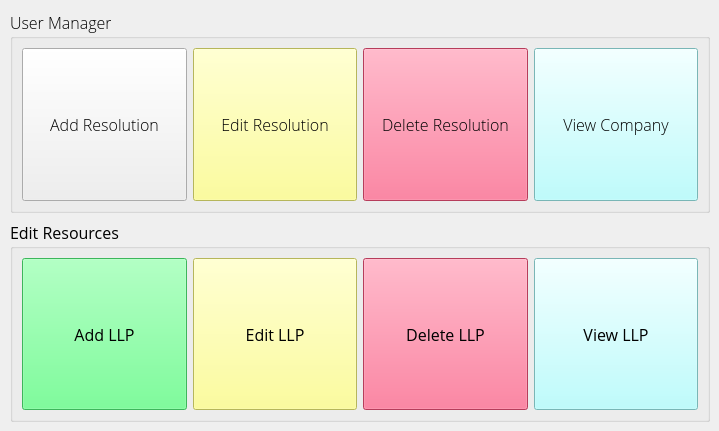
     <widget class="QWidget" name="AdminTools">
      <attribute name="title">
       <string>Admin Tools</string>
      </attribute>
      <widget class="QGroupBox" name="Resolutions">
       <property name="geometry">
        <rect>
         <x>10</x>
         <y>10</y>
         <width>700</width>
         <height>203</height>
        </rect>
       </property>
       <property name="font">
        <font>
         <family>Open Sans</family>
         <pointsize>12</pointsize>
         <weight>9</weight>
         <italic>false</italic>
         <bold>false</bold>
         <stylestrategy>PreferAntialias</stylestrategy>
        </font>
       </property>
       <property name="styleSheet">
        <string notr="true">font: 75 12pt &quot;Open Sans&quot;;</string>
       </property>
       <property name="title">
        <string>User Manager</string>
       </property>
       <layout class="QHBoxLayout" name="horizontalLayout_3">
        <item>
         <widget class="QPushButton" name="addResolutions">
          <property name="sizePolicy">
           <sizepolicy hsizetype="Expanding" vsizetype="Expanding">
            <horstretch>0</horstretch>
            <verstretch>0</verstretch>
           </sizepolicy>
          </property>
          <property name="font">
           <font>
            <family>Open Sans</family>
            <pointsize>12</pointsize>
            <weight>9</weight>
            <italic>false</italic>
            <bold>false</bold>
            <stylestrategy>PreferAntialias</stylestrategy>
           </font>
          </property>
          <property name="layoutDirection">
           <enum>Qt::LeftToRight</enum>
          </property>
          <property name="autoFillBackground">
           <bool>false</bool>
          </property>
          <property name="styleSheet">
           <string notr="true"/>
          </property>
          <property name="text">
           <string>Add Resolution</string>
          </property>
          <property name="iconSize">
           <size>
            <width>64</width>
            <height>64</height>
           </size>
          </property>
          <property name="shortcut">
           <string>Ctrl+=</string>
          </property>
          <property name="checkable">
           <bool>false</bool>
          </property>
         </widget>
        </item>
        <item>
         <widget class="QToolButton" name="editResolution">
          <property name="sizePolicy">
           <sizepolicy hsizetype="Expanding" vsizetype="Expanding">
            <horstretch>0</horstretch>
            <verstretch>0</verstretch>
           </sizepolicy>
          </property>
          <property name="font">
           <font>
            <family>Open Sans</family>
            <pointsize>12</pointsize>
            <weight>9</weight>
            <italic>false</italic>
            <bold>false</bold>
            <stylestrategy>PreferAntialias</stylestrategy>
           </font>
          </property>
          <property name="styleSheet">
           <string notr="true">background-color: rgb(255, 255, 127);
</string>
          </property>
          <property name="text">
           <string>Edit Resolution</string>
          </property>
          <property name="iconSize">
           <size>
            <width>64</width>
            <height>64</height>
           </size>
          </property>
          <property name="shortcut">
           <string>Ctrl+Backspace</string>
          </property>
          <property name="toolButtonStyle">
           <enum>Qt::ToolButtonTextUnderIcon</enum>
          </property>
         </widget>
        </item>
        <item>
         <widget class="QToolButton" name="deleteResolutions">
          <property name="sizePolicy">
           <sizepolicy hsizetype="Expanding" vsizetype="Expanding">
            <horstretch>0</horstretch>
            <verstretch>0</verstretch>
           </sizepolicy>
          </property>
          <property name="font">
           <font>
            <family>Open Sans</family>
            <pointsize>12</pointsize>
            <weight>9</weight>
            <italic>false</italic>
            <bold>false</bold>
            <stylestrategy>PreferAntialias</stylestrategy>
           </font>
          </property>
          <property name="styleSheet">
           <string notr="true">background-color: rgb(255, 85, 127);</string>
          </property>
          <property name="text">
           <string>Delete Resolution</string>
          </property>
          <property name="iconSize">
           <size>
            <width>64</width>
            <height>64</height>
           </size>
          </property>
          <property name="shortcut">
           <string>Ctrl+-</string>
          </property>
          <property name="toolButtonStyle">
           <enum>Qt::ToolButtonTextUnderIcon</enum>
          </property>
         </widget>
        </item>
        <item>
         <widget class="QToolButton" name="b_viewcompany_2">
          <property name="sizePolicy">
           <sizepolicy hsizetype="Expanding" vsizetype="Expanding">
            <horstretch>0</horstretch>
            <verstretch>0</verstretch>
           </sizepolicy>
          </property>
          <property name="font">
           <font>
            <family>Open Sans</family>
            <pointsize>12</pointsize>
            <weight>9</weight>
            <italic>false</italic>
            <bold>false</bold>
            <stylestrategy>PreferAntialias</stylestrategy>
           </font>
          </property>
          <property name="styleSheet">
           <string notr="true">background-color: rgb(170, 255, 255);</string>
          </property>
          <property name="text">
           <string>View Company</string>
          </property>
          <property name="iconSize">
           <size>
            <width>64</width>
            <height>64</height>
           </size>
          </property>
          <property name="shortcut">
           <string>Ctrl+\</string>
          </property>
          <property name="toolButtonStyle">
           <enum>Qt::ToolButtonTextUnderIcon</enum>
          </property>
         </widget>
        </item>
       </layout>
      </widget>
      <widget class="QGroupBox" name="llpclients_2">
       <property name="geometry">
        <rect>
         <x>10</x>
         <y>220</y>
         <width>700</width>
         <height>202</height>
        </rect>
       </property>
       <property name="font">
        <font>
         <family>Open Sans</family>
         <pointsize>12</pointsize>
         <weight>50</weight>
         <bold>false</bold>
         <stylestrategy>PreferAntialias</stylestrategy>
        </font>
       </property>
       <property name="title">
        <string>Edit Resources</string>
       </property>
       <layout class="QHBoxLayout" name="horizontalLayout_4">
        <item>
         <widget class="QToolButton" name="b_addllp_2">
          <property name="sizePolicy">
           <sizepolicy hsizetype="Expanding" vsizetype="Expanding">
            <horstretch>0</horstretch>
            <verstretch>0</verstretch>
           </sizepolicy>
          </property>
          <property name="font">
           <font>
            <family>Open Sans</family>
            <pointsize>12</pointsize>
            <weight>50</weight>
            <bold>false</bold>
            <stylestrategy>PreferAntialias</stylestrategy>
           </font>
          </property>
          <property name="styleSheet">
           <string notr="true">background-color: rgb(85, 255, 127);
</string>
          </property>
          <property name="text">
           <string>Add LLP</string>
          </property>
          <property name="iconSize">
           <size>
            <width>64</width>
            <height>64</height>
           </size>
          </property>
          <property name="shortcut">
           <string>Ctrl+Shift+=</string>
          </property>
          <property name="toolButtonStyle">
           <enum>Qt::ToolButtonTextUnderIcon</enum>
          </property>
         </widget>
        </item>
        <item>
         <widget class="QToolButton" name="b_editllp_2">
          <property name="sizePolicy">
           <sizepolicy hsizetype="Expanding" vsizetype="Expanding">
            <horstretch>0</horstretch>
            <verstretch>0</verstretch>
           </sizepolicy>
          </property>
          <property name="font">
           <font>
            <family>Open Sans</family>
            <pointsize>12</pointsize>
            <weight>50</weight>
            <bold>false</bold>
            <stylestrategy>PreferAntialias</stylestrategy>
           </font>
          </property>
          <property name="styleSheet">
           <string notr="true">background-color: rgb(255, 255, 127);</string>
          </property>
          <property name="text">
           <string>Edit LLP</string>
          </property>
          <property name="iconSize">
           <size>
            <width>64</width>
            <height>64</height>
           </size>
          </property>
          <property name="shortcut">
           <string>Ctrl+Shift+Backspace</string>
          </property>
          <property name="toolButtonStyle">
           <enum>Qt::ToolButtonTextUnderIcon</enum>
          </property>
         </widget>
        </item>
        <item>
         <widget class="QToolButton" name="b_deletellp_2">
          <property name="sizePolicy">
           <sizepolicy hsizetype="Expanding" vsizetype="Expanding">
            <horstretch>0</horstretch>
            <verstretch>0</verstretch>
           </sizepolicy>
          </property>
          <property name="font">
           <font>
            <family>Open Sans</family>
            <pointsize>12</pointsize>
            <weight>50</weight>
            <bold>false</bold>
            <stylestrategy>PreferAntialias</stylestrategy>
           </font>
          </property>
          <property name="styleSheet">
           <string notr="true">background-color: rgb(255, 85, 127);</string>
          </property>
          <property name="text">
           <string>Delete LLP</string>
          </property>
          <property name="iconSize">
           <size>
            <width>64</width>
            <height>64</height>
           </size>
          </property>
          <property name="shortcut">
           <string>Ctrl+Shift+-</string>
          </property>
          <property name="toolButtonStyle">
           <enum>Qt::ToolButtonTextUnderIcon</enum>
          </property>
         </widget>
        </item>
        <item>
         <widget class="QToolButton" name="b_viewllp_2">
          <property name="sizePolicy">
           <sizepolicy hsizetype="Expanding" vsizetype="Expanding">
            <horstretch>0</horstretch>
            <verstretch>0</verstretch>
           </sizepolicy>
          </property>
          <property name="font">
           <font>
            <family>Open Sans</family>
            <pointsize>12</pointsize>
            <weight>50</weight>
            <bold>false</bold>
            <stylestrategy>PreferAntialias</stylestrategy>
           </font>
          </property>
          <property name="styleSheet">
           <string notr="true">background-color: rgb(170, 255, 255);</string>
          </property>
          <property name="text">
           <string>View LLP</string>
          </property>
          <property name="iconSize">
           <size>
            <width>64</width>
            <height>64</height>
           </size>
          </property>
          <property name="shortcut">
           <string>Ctrl+Shift+\</string>
          </property>
          <property name="toolButtonStyle">
           <enum>Qt::ToolButtonTextUnderIcon</enum>
          </property>
         </widget>
        </item>
       </layout>
      </widget>
     </widget>
